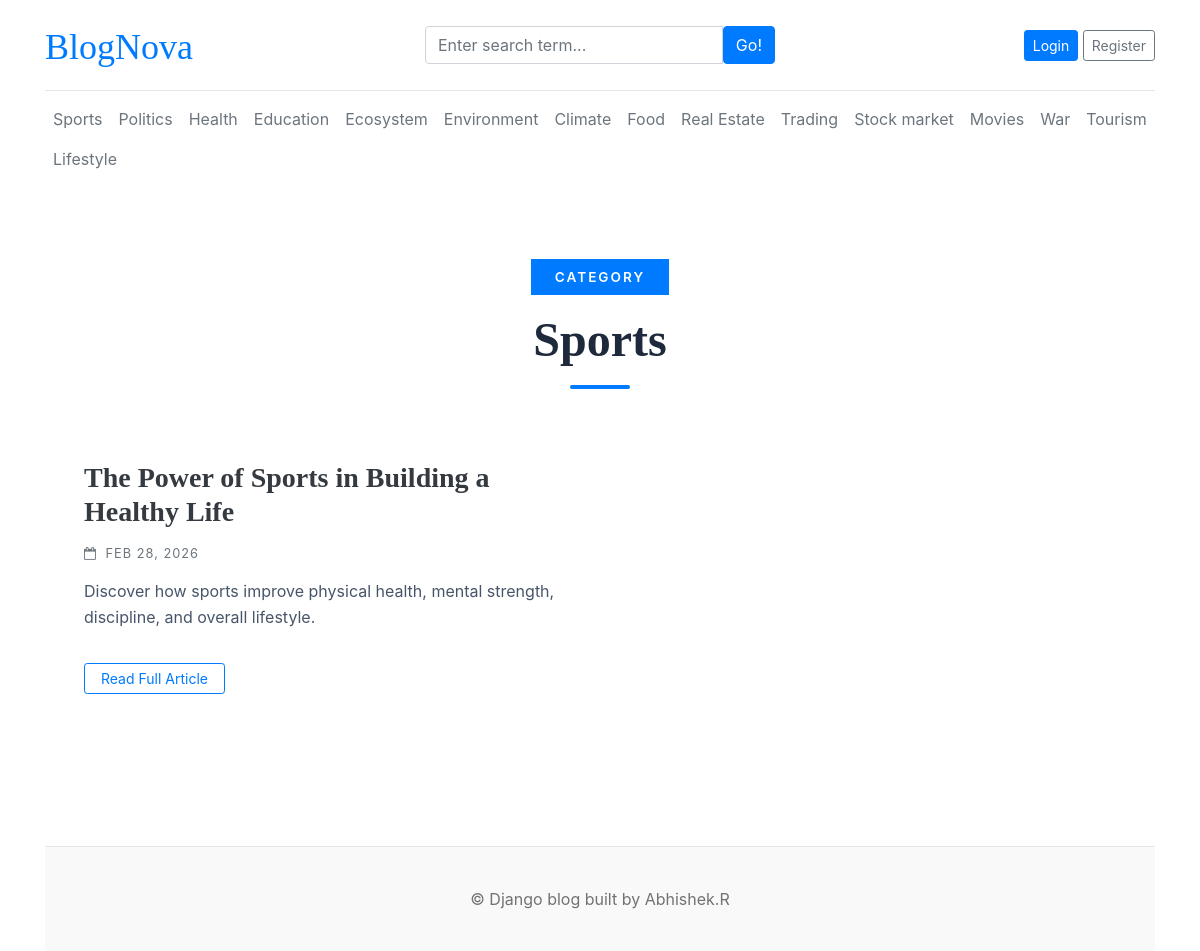
Page /category/1/ on the committed database.
### blogs/models.py (models this page shows, shortened)
class Category(models.Model):
    category_name = models.CharField(max_length=50,unique=True)
    created_at = models.DateTimeField(auto_now_add=True)
    updated_at = models.DateTimeField(auto_now=True)
    class Meta:
        verbose_name_plural = "categories"
    def __str__(self):
        return self.category_name

class Blog(models.Model):
    title = models.CharField(max_length=100)
    slug = models.SlugField(max_length=150,unique=True,blank=True)
    category = models.ForeignKey(Category,on_delete=models.CASCADE)
    author = models.ForeignKey(User,on_delete=models.CASCADE)
    featured_image = models.ImageField(upload_to='uploads/%Y/%m/%d/')
    short_description = models.TextField(max_length=500)
    blog_body = models.TextField(max_length=2000)
    status = models.CharField(max_length=20,choices=STATUS_CHOICES,default="Draft")
    is_featured = models.BooleanField(default=False)
    created_at = models.DateTimeField(auto_now_add=True)
    updated_at = models.DateTimeField(auto_now_add=True)

### blogs/views.py (the view)
# urls.py: path('<int:category_id>/',views.posts_by_category,name='posts_by_category')
def posts_by_category(request,category_id):
    posts = Blog.objects.filter(status="Publish",category_id = category_id)
    category = get_object_or_404(Category,id=category_id)
    context = {
        'posts' : posts,
        'category': category,
    }
    return render(request,'posts_by_category.html',context)

### blogs/context_processors.py (called while the page is built)
def get_categories(request):
    categories = Category.objects.all()
    return dict(categories = categories)

### blog_main/templates/posts_by_category.html (shortened to what this page needs)
{% extends 'base.html' %}
{% block content %}
<div class="container mt-5 mb-5 pb-5 pt-4">
  <div class="text-center mb-5" data-aos="fade-down">
    <div class="d-inline-block px-4 py-2 rounded-pill bg-primary text-white mb-3 shadow-sm text-uppercase" style="letter-spacing: 2px; font-size: 0.85rem; font-weight: 600;">Category</div>
    <h1 class="display-4 font-weight-bold mb-3" style="color: #1e293b;">{{category}}</h1>
    <div style="width: 60px; height: 4px; background: var(--primary); margin: 0 auto; border-radius: 2px;"></div>
  </div>
  <div class="row mb-2">
    {% if posts %}
      {% for post in posts %}
      <div class="col-md-6 mb-4" data-aos="fade-up" data-aos-delay="{{ forloop.counter0 }}00">
        <div class="card glass-card h-100 border-0">
          <div class="card-body d-flex flex-column p-4">
            <h3 class="mb-3"><a href="{% url 'blogs' post.slug %}" class="text-dark font-weight-bold" style="text-decoration: none; transition: color 0.3s;" onmouseover="this.style.color='var(--primary)'" onmouseout="this.style.color='#212529'">{{post.title}}</a></h3>
            <div class="mb-3 text-muted small text-uppercase" style="letter-spacing: 1px;">
              <i class="fa fa-calendar-o mr-1"></i> {{post.created_at|date:"M d, Y"}}
            </div>
            <p class="card-text flex-grow-1" style="line-height: 1.6; color: #475569;">{{post.short_description | truncatewords:25 }}</p>
            <div class="mt-3">
              <a href="{% url 'blogs' post.slug %}" class="btn btn-sm btn-outline-primary rounded-pill px-3">Read Full Article</a>
            </div>
          </div>
        </div>
      </div>
      {% endfor %}
    {% endif %}
  </div>
</div>
{% endblock %}

### blog_main/templates/base.html (shortened to what this page needs)
{% load static %}
<!DOCTYPE html>
<html lang="en">
<head>
    <link rel="stylesheet" href="https://cdnjs.cloudflare.com/ajax/libs/animate.css/4.1.1/animate.min.css"/>
    <link href="https://unpkg.com/aos@2.3.1/dist/aos.css" rel="stylesheet">
    <link href="https://getbootstrap.com/docs/4.0/dist/css/bootstrap.min.css" rel="stylesheet">
    <link rel="stylesheet" href="https://cdnjs.cloudflare.com/ajax/libs/font-awesome/4.7.0/css/font-awesome.min.css">
    <link href="{% static 'css/blog.css' %}" rel="stylesheet">
  </head>
<body>
    <div class="container">
      <header class="blog-header py-3 animate__animated animate__fadeInDown">
        <div class="row flex-nowrap justify-content-between align-items-center">
          <div class="col-4 pt-1">
            <a class="blog-header-logo" href="/">BlogNova</a>
          </div>
          <div class="col-4">
            <form action="{% url 'search' %}" method="get">
              <div class="input-group">
                        <input class="form-control" type="text" name="keyword" value="{{keyword}}" placeholder="Enter search term..." aria-label="Enter search term..." aria-describedby="button-search" />
                        <button type="submit" class="btn btn-primary" id="button-search" type="button">Go!</button>
              </div>
            </form>
          </div>
          <div class="col-4 d-flex justify-content-end align-items-center">
            {% if not user.is_authenticated %}
            <a class="btn btn-sm btn-primary" href="{% url 'login' %}">Login</a> &nbsp;
            <a class="btn btn-sm btn-outline-secondary" href="{% url 'register' %}">Register</a>
            {% else %}
            <span><a href="{% url 'dashboard' %}" class="btn btn-sm btn-outline-primary">Dashboard</a></span>
            &emsp;
            <a class="btn btn-sm btn-primary" href="{% url 'logout' %}">Logout</a>
            {% endif %}
          </div>
        </div>
      </header>
      <div class="nav-scroller py-2 mb-4 animate__animated animate__fadeInDown animate__delay-1s">
        <nav class="nav d-flex justify-content-between">
          {%for cat in categories%}
          <a class="p-2 text-muted nav-link" href="{% url 'posts_by_category' cat.id %}">{{cat.category_name}}</a>
          {%endfor%}
        </nav>
      </div>
{%block content%}
{%endblock%}
      <footer class="blog-footer" data-aos="fade-up">
        <p>&copy; Django blog built by Abhishek.R</p>
      </footer>
    </div>
</body>
</html>

### blog_main/static/css/blog.css (style rules this page uses)
.blog-header { border-bottom: 1px solid #e5e5e5; }
.blog-header-logo { font-family: "Playfair Display", Georgia, "Times New Roman", serif; font-size: 2.25rem; }
h1, h2, h3, h4, h5, h6 { font-family: "Playfair Display", Georgia, "Times New Roman", serif; }
.display-4 { font-size: 2.5rem; }
@media (min-width: 768px) { .display-4 { font-size: 3rem; } }
.blog-footer { padding: 2.5rem 0; color: #727272; text-align: center; background-color: #f9f9f9; border-top: .05rem solid #e5e5e5; }
.blog-footer p:last-child { margin-bottom: 0; }

### rows in the picture
Category: category_name "Sports"
Category: category_name "Politics"
Category: category_name "Health"
Category: category_name "Education"
Category: category_name "Ecosystem"
Category: category_name "Environment"
Category: category_name "Climate"
Category: category_name "Food"
Category: category_name "Real Estate"
Category: category_name "Trading"
Category: category_name "Stock market"
Category: category_name "Movies"
Category: category_name "War"
Category: category_name "Tourism"
Category: category_name "Lifestyle"
Blog: title "The Power of Sports in Building a Healthy Life", created_at "FEB 28, 2026", short_description "Discover how sports improve physical health, mental strength, discipline, and overall lifestyle."
